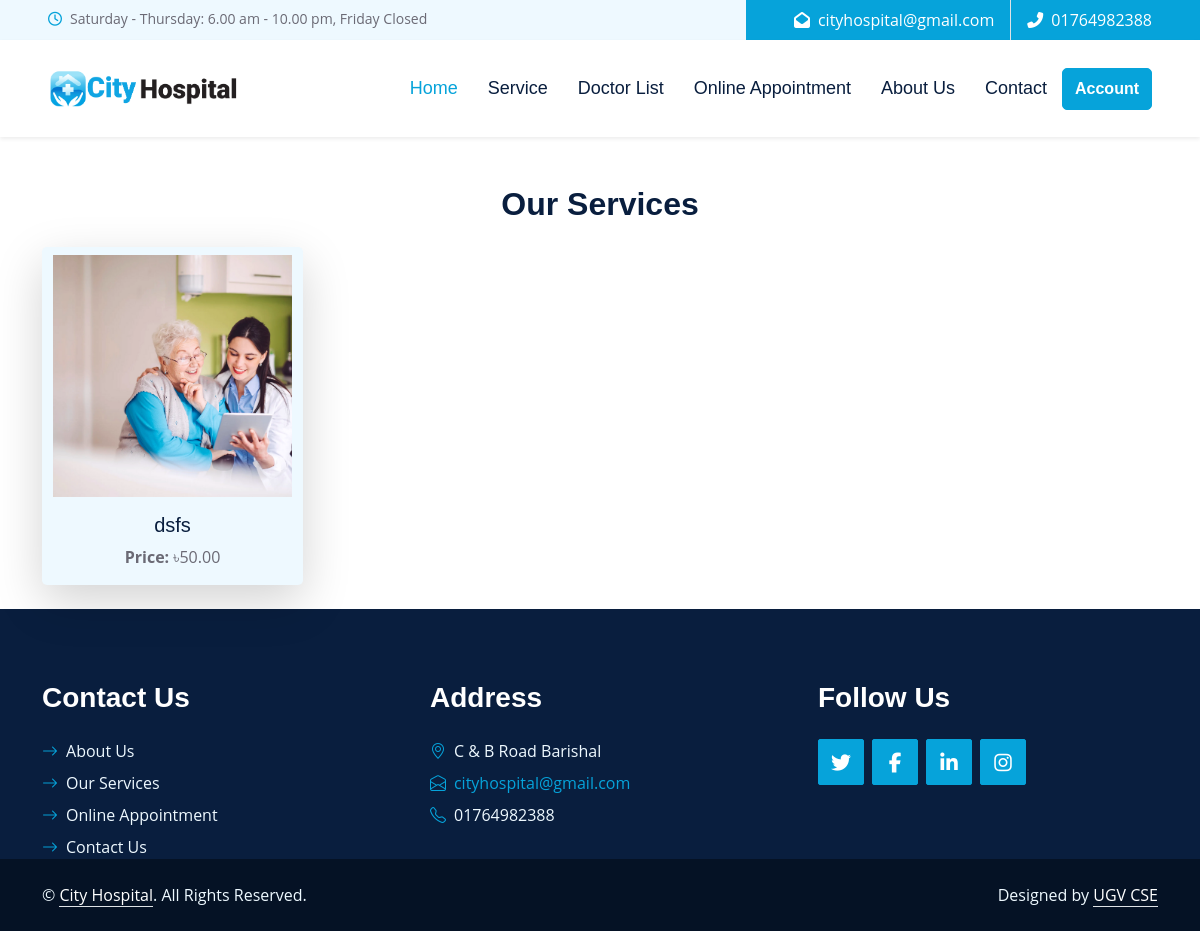
The page /public-services/ on the database its author committed.
### pms/models.py (models this page shows, shortened)
class SiteInfo(models.Model):
    site_name = models.CharField(max_length=20)
    color_logo = models.ImageField(upload_to='logo/')
    white_logo = models.ImageField(upload_to='logo/')
    email = models.EmailField()
    phone = models.CharField(max_length=14)
    address = models.CharField(max_length=100)
    opening_hours = models.CharField(max_length=255, default='Saturday - Thursday: 6.00 am - 10.00 pm, Friday Closed')
    site_facebook = models.URLField(max_length=100)
    site_x = models.URLField(max_length=100)
    site_instagram = models.URLField(max_length=100)
    site_pinterest = models.URLField(max_length=100)

class Service(models.Model):
    name = models.CharField(max_length=200)
    price = models.DecimalField(max_digits=10, decimal_places=2)
    image = models.ImageField(upload_to='services/')

### pms/views.py (the view)
# urls.py: path('public-services/', public_service_list, name='public_service_list'),
def public_service_list(request):
    services = Service.objects.all()
    return render(request, 'public_service_list.html', {'services': services})

### pms/context_processors.py (called while the page is built)
def site_information(request):
    site_info = SiteInfo.objects.first()
    return {
        'site_info': site_info
    }

### templates/public_service_list.html
{% extends 'base.html' %}
{% block content %}
    <div class="container mt-5">
        <h2 class="text-center mb-4">Our Services</h2>
        <div class="row">
            {% for service in services %}
                <div class="col-lg-3 col-md-4 col-sm-6 mb-4">
                    <div class="card shadow-lg border-0 rounded-3" style="background-color: #EEF9FF;">
                        <img src="{{ service.image.url }}" alt="{{ service.name }}" class="card-img-top img-fluid pt-2" style="height: 250px; object-fit: contain;">
                        <div class="card-body d-flex flex-column justify-content-center text-center">
                            <h5 class="card-title">{{ service.name }}</h5>
                            <p class="card-text"><strong>Price:</strong> ৳{{ service.price }}</p>
                        </div>
                    </div>
                </div>
            {% endfor %}
        </div>
    </div>
{% endblock %}

### templates/header.html (shortened to what this page needs)
{% load static %}
    <div class="container-fluid bg-light ps-5 pe-0 d-none d-lg-block">
        <div class="row gx-0">
            <div class="col-md-6 text-center text-lg-start mb-2 mb-lg-0">
                <div class="d-inline-flex align-items-center">
                    <small class="py-2"><i class="far fa-clock text-primary me-2"></i>{{ site_info.opening_hours }} </small>
                </div>
            </div>
            <div class="col-md-6 text-center text-lg-end">
                <div class="position-relative d-inline-flex align-items-center bg-primary text-white top-shape px-5">
                    <div class="me-3 pe-3 border-end py-2">
                        <p class="m-0"><i class="fa fa-envelope-open me-2"></i>{{ site_info.email }}</p>
                    </div>
                    <div class="py-2">
                        <p class="m-0"><i class="fa fa-phone-alt me-2"></i>{{ site_info.phone }}</p>
                    </div>
                </div>
            </div>
        </div>
    </div>
    <nav class="navbar navbar-expand-sm bg-white navbar-light shadow-sm px-5 py-3 py-lg-0">
        <a href="{% url 'home' %}" class="navbar-brand p-0">
            <img src="{{ site_info.color_logo.url }}" alt="" style="width: 190px;">
        </a>
        <div class="collapse navbar-collapse" id="navbarCollapse">
            <div class="navbar-nav ms-auto py-0">
                <a href="{% url 'home' %}" class="nav-item nav-link active">Home</a>
                <a href="{% url 'public_service_list' %}" class="nav-item nav-link">Service</a>
                <a href="{% url 'public_doctor_list' %}" class="nav-item nav-link">Doctor List</a>
                <a href="{% url 'public_online_appointment' %}" class="nav-item nav-link">Online Appointment</a>
                <a href="{% url 'about_us' %}" class="nav-item nav-link">About Us</a>
                <a href="{% url 'contact' %}" class="nav-item nav-link">Contact</a>
            </div>
            {% if user.is_authenticated %}
                <a style="border-radius: 5px;" href="#" class="btn btn-primary py-2 dropdown-toggle" id="accountDropdown" data-bs-toggle="dropdown" aria-expanded="false">
                {{ user.first_name|default:user.username }}
                </a>
                <ul class="dropdown-menu dropdown-menu-end" style="margin-left:25px;" aria-labelledby="accountDropdown">
                 {% comment %} <li><hr class="dropdown-divider"></li> {% endcomment %}
                <li><a class="dropdown-item" href="{% url 'logout' %}">Logout</a></li>
                </ul>
            {% else %}
                <a href="{% url 'login' %}" class="btn btn-primary py-2" style="border-radius: 5px;">
                Account
                </a>
            {% endif %}
        </div>
    </nav>

### templates/footer.html
<div class="container-fluid bg-dark text-light  wow fadeInUp" data-wow-delay="0.3s" >
    <div class="container pt-5">
        <div class="row g-5 pt-4">
            <div class="col-lg-4 col-md-6">
                <h3 class="text-white mb-4">Contact Us</h3>
                <div class="d-flex flex-column justify-content-start">
                    <a class="text-light mb-2" href="{% url 'about_us' %}"><i class="bi bi-arrow-right text-primary me-2"></i>About Us</a>
                    <a class="text-light mb-2" href="{% url 'public_service_list' %}"><i class="bi bi-arrow-right text-primary me-2"></i>Our Services</a>
                    <a class="text-light mb-2" href="#"><i class="bi bi-arrow-right text-primary me-2"></i>Online Appointment</a>
                    <a class="text-light" href="{% url 'contact' %}"><i class="bi bi-arrow-right text-primary me-2"></i>Contact Us</a>
                </div>
            </div>
            <div class="col-lg-4 col-md-6">
                <h3 class="text-white mb-4">Address</h3>
                <p class="mb-2"><i class="bi bi-geo-alt text-primary me-2"></i>{{ site_info.address }}</p>
                <p class="mb-2"><i class="bi bi-envelope-open text-primary me-2"></i><a href="mailto:{{ site_info.email }}">{{ site_info.email }}</a></p>
                <p class="mb-0"><i class="bi bi-telephone text-primary me-2"></i>{{ site_info.phone }}</p>
            </div>
            <div class="col-lg-4 col-md-6">
                <h3 class="text-white mb-4">Follow Us</h3>
                <div class="d-flex">
                    <a class="btn btn-lg btn-primary btn-lg-square rounded me-2" href="{{ site_info.site_x }}"><i class="fab fa-twitter fw-normal"></i></a>
                    <a class="btn btn-lg btn-primary btn-lg-square rounded me-2" href="{{ site_info.site_facebook }}"><i class="fab fa-facebook-f fw-normal"></i></a>
                    <a class="btn btn-lg btn-primary btn-lg-square rounded me-2" href="{{ site_info.site_linkedin }}"><i class="fab fa-linkedin-in fw-normal"></i></a>
                    <a class="btn btn-lg btn-primary btn-lg-square rounded" href="{{ site_info.site_instagram }}"><i class="fab fa-instagram fw-normal"></i></a>
                </div>
            </div>
        </div>
    </div>
</div>
<div class="container-fluid text-light py-4" style="background: #051225;">
    <div class="container">
        <div class="row g-0">
            <div class="col-md-6 text-center text-md-start">
                <p class="mb-md-0">&copy; <a class="text-white border-bottom" >{{ site_info.site_name }}</a>. All Rights Reserved.</p>
            </div>
            <div class="col-md-6 text-center text-md-end">
                <p class="mb-0">Designed by <a class="text-white border-bottom" href="">UGV CSE </a></p>
            </div>
        </div>
    </div>
</div>

### pms/static/assets/css/style.css (style rules this page uses)
:root { --primary: #06A3DA; --secondary: #F57E57; --light: #EEF9FF; --dark: #091E3E; }
h1, h2, .font-weight-bold { font-weight: 700 !important; }
h3, h4, .font-weight-semi-bold { font-weight: 600 !important; }
h5, h6, .font-weight-medium { font-weight: 500 !important; }
.btn { font-family: 'Jost', sans-serif; font-weight: 600; transition: .5s; }
.btn-primary, .btn-secondary { color: #FFFFFF; }
.btn-lg-square { width: 46px; height: 46px; }
.btn-square, .btn-sm-square, .btn-lg-square { padding-left: 0; padding-right: 0; text-align: center; }
.navbar-light .navbar-nav .nav-link { font-family: 'Jost', sans-serif; padding: 35px 15px; font-size: 18px; color: var(--dark); outline: none; transition: .5s; }
.navbar-light .navbar-nav .nav-link:hover, .navbar-light .navbar-nav .nav-link.active { color: var(--primary); }

### rows shown on the page
SiteInfo: opening_hours "Saturday - Thursday: 6.00 am - 10.00 pm, Friday Closed", email "cityhospital@gmail.com", phone "01764982388", color_logo (picture), address "C & B Road Barishal", site_name "City Hospital"
Service: image (picture), name "dsfs", price "50.00"
